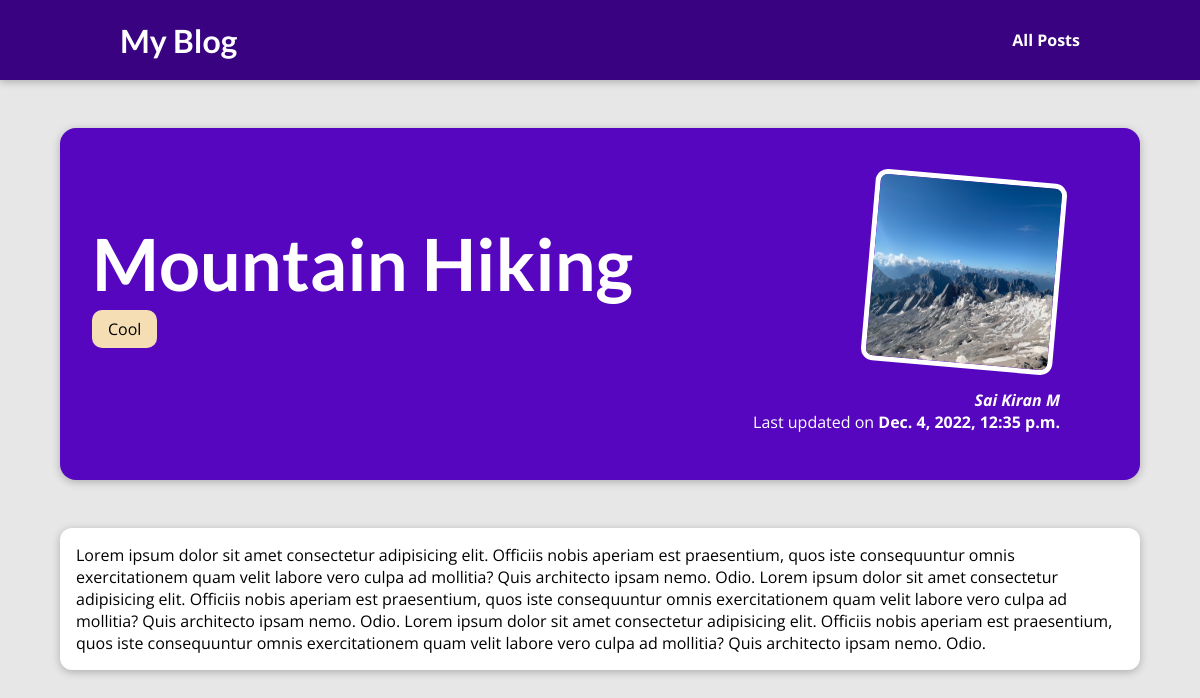
The page /posts/hike-in-the-mountains on the database its author committed.
### blog/models.py (models this page shows, shortened)
class Post(models.Model):
    title = models.CharField(max_length=100, null=False)
    author=models.ForeignKey(Author, on_delete=models.SET_NULL,related_name='post', null=True)
    tags=models.ManyToManyField(Tag, related_name='post')
    excerpt=models.TextField()
    image_name=models.CharField(max_length=100, null=True, blank=True)
    date = models.DateTimeField(auto_now=True)
    content=models.TextField()
    slug=models.SlugField(max_length=100,unique=True,blank=True,db_index=True)

class Tag(models.Model):
    tag_name=models.CharField(max_length=100, null=False)
    def __str__(self):
        return f"{self.tag_name}"

class Author(models.Model):
    first_name = models.CharField(max_length=50, null=False, blank=False)
    last_name = models.CharField(max_length=50,null=True, blank=True)
    email_address =models.EmailField(max_length=100, null=False, unique=True)
    def full_name(self):
        return f"{self.first_name} {self.last_name}"
    def __str__(self):
        return self.full_name()

### blog/views.py (the view)
# urls.py: path("posts/<slug>",views.post_detail, name="post_detail"),
def post_detail(request, slug):
    identified_post = Post.objects.get(slug=slug)
    return render(request, "blog/post-detail.html", {
        "post": identified_post
    })

### blog/templates/blog/post-detail.html (shortened to what this page needs)
{% extends 'base.html' %}
{% load static %}
{% block css_files %}
<link rel="stylesheet" href="{% static "blog/post-detail.css" %}" />
{% endblock %}
{% block content %}
<section id="summary">
    <h2>{{post.title}}</h2>
    <div>
        {% for tag in post.tags.all %}
        <span class="tag">{{tag}}</span>
        {% endfor %}
    </div>
    <article>
        <img src="{% static 'blog/images/'|add:post.image_name %}" >
        <address>{{ post.author }}</address>
        <div>
            Last updated on <time>{{ post.date }}</time>
        </div>
    </article>
</section>
<main>
    {{ post.content }}
</main>
{% endblock %}

### static/app.css (style rules this page uses)
* { box-sizing: border-box; }
html { font-family: 'Open Sans', 'Lato', sans-serif; }
body { margin: 0; }
h1, h2, h3 { font-family: 'Lato', sans-serif; font-weight: bold; }

### blog/static/blog/post-detail.css (style rules this page uses)
body { background-color: #e7e7e7; }
#summary { margin: 8rem auto 3rem auto; padding: 2rem; width: 90%; max-width: 90rem; border-radius: 16px; background-color: #5706c0; position: relative; box-shadow: 0 2px 8px rgba(0, 0, 0, 0.25); height: 22rem; }
#summary h2 { color: white; font-size: 4.5rem; margin-bottom: 0.25rem; }
#summary article { position: absolute; top: 2rem; right: 3rem; padding: 1rem 2rem; border-radius: 12px; text-align: right; color: white; }
#summary article img { width: 12rem; height: 12rem; border-radius: 12px; transform: rotateZ(5deg); border: 5px solid white; margin-bottom: 1rem; }
#summary address { font-weight: bold; }
#summary time { font-weight: bold; }
main { width: 90%; max-width: 90rem; margin: 3rem auto; background-color: white; padding: 1rem; border-radius: 12px; box-shadow: 0 2px 8px rgba(0, 0, 0, 0.25); }
.tag { background-color: wheat; padding: 0.5rem 1rem; border-radius: 10px; display: inline-block; margin-right: 1rem; margin-bottom: 1rem; }

### rows shown on the page
Post: title "Mountain Hiking", image_name (picture), author "Sai Kiran M", date "Dec. 4, 2022, 12:35 p.m.", content "Lorem ipsum dolor sit amet consectetur adipisicing elit. Officiis nobis aperiam est praesentium, quos iste consequuntur omnis exercitationem quam velit labore vero culpa ad mollitia? Quis architecto ipsam nemo. Odio. Lorem ipsum dolor sit amet consectetur adipisicing elit. Officiis nobis aperiam est praesentium, quos iste consequuntur omnis exercitationem quam velit labore vero culpa ad mollitia? Quis architecto ipsam nemo. Odio. Lorem ipsum dolor sit amet consectetur adipisicing elit. Officiis nobis aperiam est praesentium, quos iste consequuntur omnis exercitationem quam velit labore vero culpa ad mollitia? Quis architecto ipsam nemo. Odio."
Tag: tag_name "Cool"
